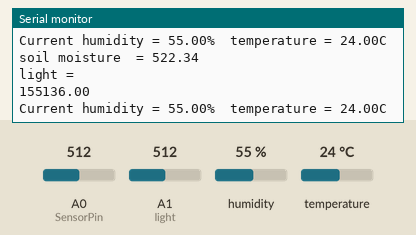
Bench run of a sketch on a simulated Arduino Uno, built with avr-gcc and run on an emulated ATmega328P. On the bench: the last lines printed to the serial monitor. Inputs (shaded band) come from the test bench; at power-on: A0 (SensorPin) = 512, A1 (light) = 512, humidity 55 %, temperature 24 °C.

Above: at 4.3 s.
4.4 s: A0 (SensorPin) set to 974
At 5.3 s:
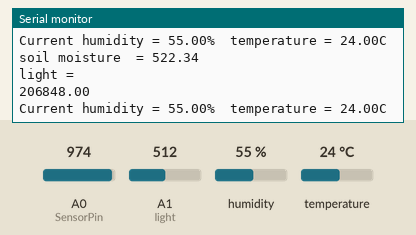
8.7 s: A0 (SensorPin) set to 981
At 9.6 s:
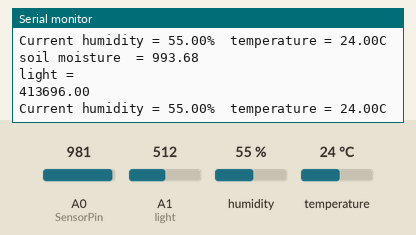
13.0 s: A1 (light) set to 928
At 13.9 s:
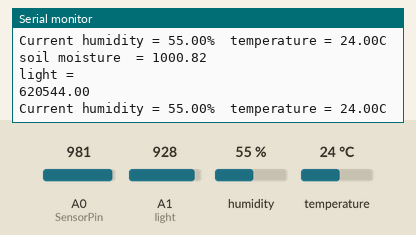
17.3 s: A1 (light) set to 949
At 18.2 s:
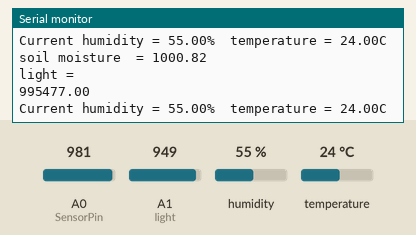
Timing chart, 0 to 20.3 s (numbered marks = the images above; inputs shaded):
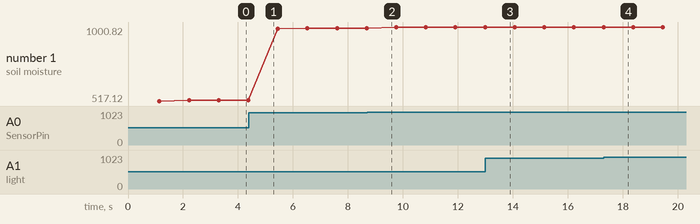

The sketch:

sensor_code.ino
```cpp
#define SensorPin 0
float sensorValue = 0;
float lig = 0;
#include <dht.h>

#define light 1
#define dht_apin 11 // Analog Pin sensor is connected to

dht DHT;
void setup() {
 Serial.begin(9600);
  delay(100);//Delay to let system boot
  Serial.println("DHT11 Humidity & temperature Sensor\n\n");
  delay(10);//Wait before accessing Sensor

}
void loop() {
 for (int i = 0; i <= 100; i++)
 {
   sensorValue = sensorValue + analogRead(SensorPin);
   delay(10);
   lig = lig + analogRead(light);
 }
 sensorValue = sensorValue/100;
 Serial.print("soil moisture ");
 Serial.print(" = ");
 Serial.println(sensorValue);
 Serial.println("light =");
 Serial.println(lig);

    DHT.read11(dht_apin);

    Serial.print("Current humidity = ");
    Serial.print(DHT.humidity);
    Serial.print("%  ");
    Serial.print("temperature = ");
    Serial.print(DHT.temperature);
    Serial.println("C  ");
 delay(10);
}
```

Measured:
- after the input at 17.3 s, the serial monitor: prints a new line at once (image 4)
- plotted number 1: 522.34 → 993.68 after the input at 4.4 s, 993.68 → 1000.82 after the input at 8.7 s
